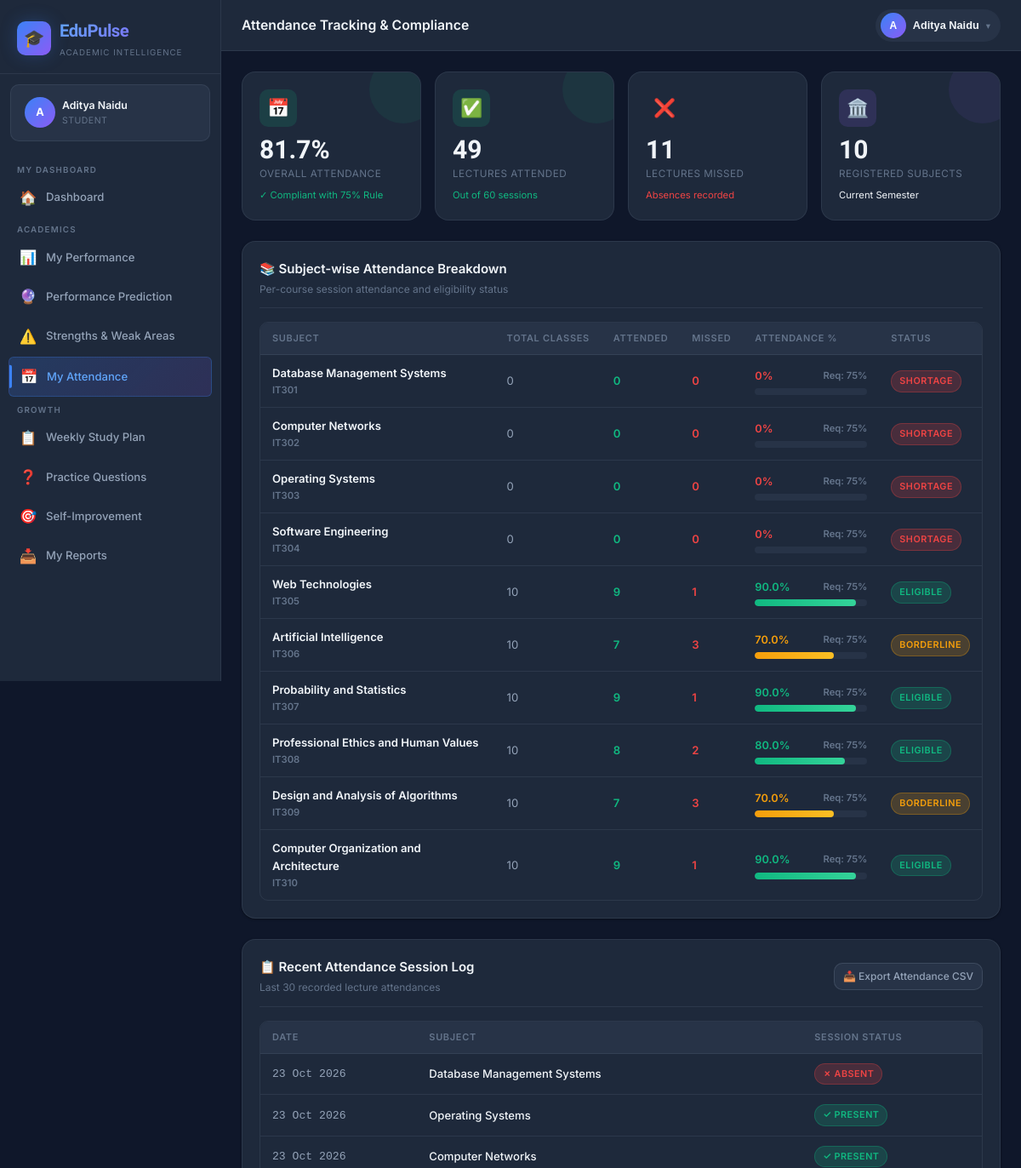
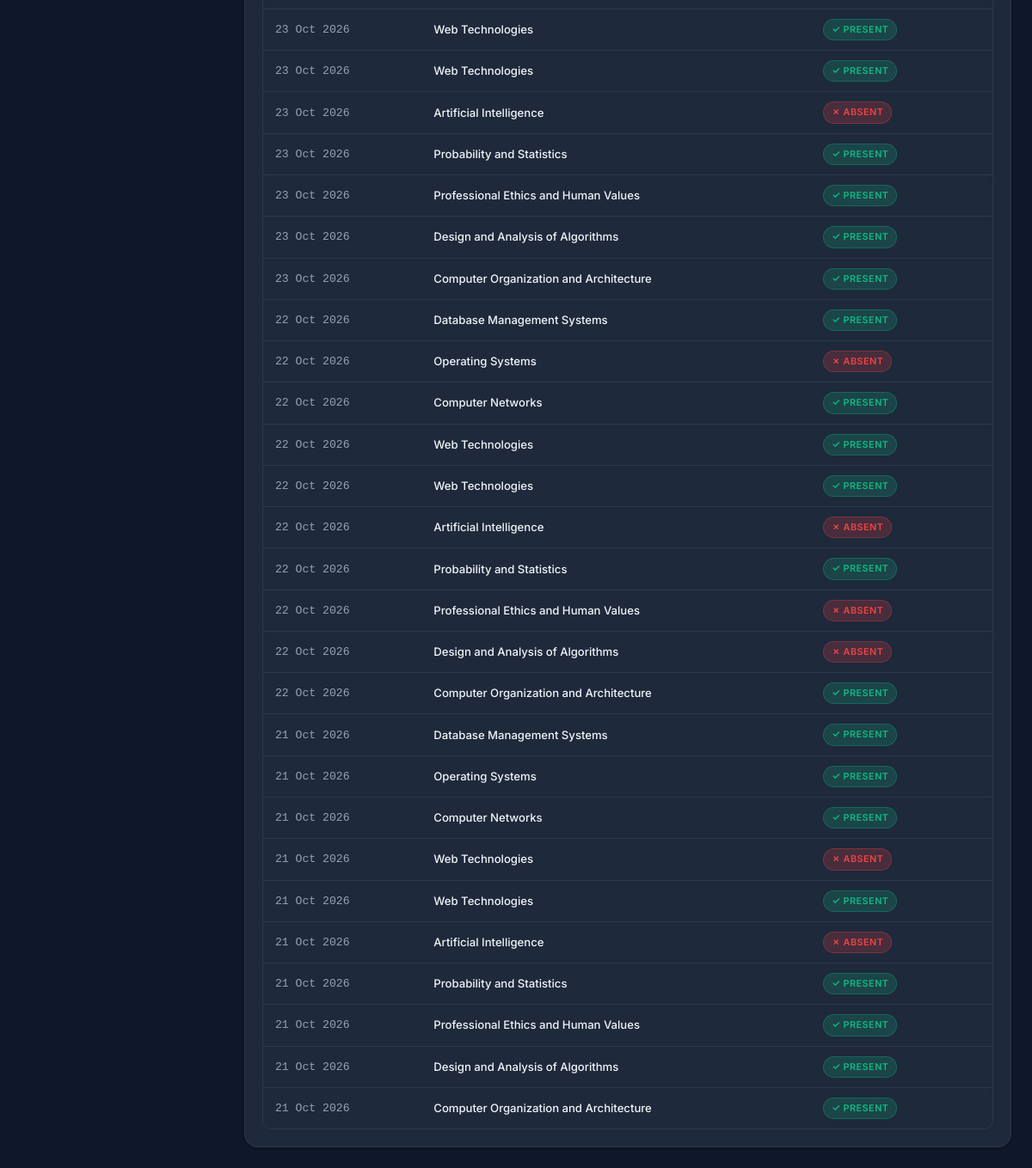
The app's page /student/attendance (signed in) with its own data (2 pictures, top to bottom).
### models.py (models this page shows, shortened)
class Student(db.Model):
    __tablename__ = 'students'
    id = db.Column(db.Integer, primary_key=True)
    user_id = db.Column(db.Integer, db.ForeignKey('users.id'), unique=True, nullable=False)
    roll_number = db.Column(db.String(50), unique=True, nullable=False)
    name = db.Column(db.String(100), nullable=False)
    email = db.Column(db.String(120))
    phone = db.Column(db.String(20))
    department_id = db.Column(db.Integer, db.ForeignKey('departments.id'), nullable=False)
    section_id = db.Column(db.Integer, db.ForeignKey('sections.id'))
    academic_year_id = db.Column(db.Integer, db.ForeignKey('academic_years.id'))
    current_semester = db.Column(db.Integer, default=1)
    date_of_birth = db.Column(db.Date)
    gender = db.Column(db.String(10))
    is_active = db.Column(db.Boolean, default=True)
    enrolled_at = db.Column(db.DateTime, default=datetime.utcnow)
    academic_year = db.relationship('AcademicYear', backref='students')
    marks = db.relationship('Mark', backref='student', lazy=True)
    attendance_records = db.relationship('AttendanceRecord', backref='student', lazy=True)
    tasks = db.relationship('StudentTask', backref='student', lazy=True)
    goals = db.relationship('StudentGoal', backref='student', lazy=True)
    question_attempts = db.relationship('QuestionAttempt', backref='student', lazy=True)

class User(UserMixin, db.Model):
    __tablename__ = 'users'
    id = db.Column(db.Integer, primary_key=True)
    unique_id = db.Column(db.String(50), unique=True, nullable=False)
    password_hash = db.Column(db.String(256), nullable=False)
    role = db.Column(db.String(20), nullable=False)  # 'admin', 'faculty', 'student'
    is_active = db.Column(db.Boolean, default=True)
    last_login = db.Column(db.DateTime)
    created_at = db.Column(db.DateTime, default=datetime.utcnow)
    student = db.relationship('Student', backref='user', uselist=False, lazy=True)
    faculty = db.relationship('Faculty', backref='user', uselist=False, lazy=True)
    admin = db.relationship('Admin', backref='user', uselist=False, lazy=True)

class Subject(db.Model):
    __tablename__ = 'subjects'
    id = db.Column(db.Integer, primary_key=True)
    code = db.Column(db.String(20), nullable=False)
    name = db.Column(db.String(100), nullable=False)
    department_id = db.Column(db.Integer, db.ForeignKey('departments.id'), nullable=False)
    semester = db.Column(db.Integer, nullable=False)
    credits = db.Column(db.Integer, default=3)
    subject_type = db.Column(db.String(20), default='theory')  # theory, lab, project
    is_active = db.Column(db.Boolean, default=True)
    examinations = db.relationship('Examination', backref='subject', lazy=True)
    marks = db.relationship('Mark', backref='subject', lazy=True)
    attendance_records = db.relationship('AttendanceRecord', backref='subject', lazy=True)
    questions = db.relationship('Question', backref='subject', lazy=True)
    __table_args__ = (db.UniqueConstraint('code', 'department_id', 'semester', name='uq_subject_dept_sem'),)

### routes/student.py (the view)
@student_bp.route('/attendance')
@student_required
def attendance():
    stu = get_current_student()
    if not stu:
        return redirect(url_for('auth.login'))
    subjects = Subject.query.filter_by(department_id=stu.department_id,
                                       semester=stu.current_semester).all()
    if not subjects:
        subjects = Subject.query.filter_by(department_id=stu.department_id).all()
    subject_att = []
    total_classes_all = 0
    attended_classes_all = 0
    for subj in subjects:
        records = AttendanceRecord.query.filter_by(student_id=stu.id, subject_id=subj.id).all()
        agg = StudentAggregateAttendance.query.filter_by(student_id=stu.id, subject_id=subj.id).first()
        if records:
            total = len(records)
            present = sum(1 for r in records if r.status == 'present')
            pct = round(present / total * 100, 1) if total > 0 else 0
        elif agg:
            total = agg.total_classes
            present = agg.attended_classes
            pct = agg.attendance_percentage or (round(present / total * 100, 1) if total > 0 else 0)
        else:
            total = 0
            present = 0
            pct = 0
        total_classes_all += total
        attended_classes_all += present
        subject_att.append({
            'subject': subj,
            'total': total,
            'present': present,
            'absent': total - present,
            'pct': pct,
            'status': 'good' if pct >= 75 else ('warning' if pct >= 60 else 'danger')
        })
    overall_pct = round(attended_classes_all / total_classes_all * 100, 1) if total_classes_all > 0 else 0
    recent_records = AttendanceRecord.query.filter_by(student_id=stu.id).order_by(
        AttendanceRecord.date.desc()).limit(30).all()
    return render_template('student/attendance.html',
                           student=stu,
                           subject_att=subject_att,
                           recent_records=recent_records,
                           overall_pct=overall_pct,
                           overall_present=attended_classes_all,
                           overall_total=total_classes_all)

### routes/student.py (called while the page is built)
def student_required(f):
    @wraps(f)
    def decorated(*args, **kwargs):
        if not current_user.is_authenticated or current_user.role != 'student':
            flash('Student access required.', 'danger')
            return redirect(url_for('auth.login'))
        return f(*args, **kwargs)
    return login_required(decorated)

def get_current_student():
    return Student.query.filter_by(user_id=current_user.id).first()

### templates/student/attendance.html (shortened to what this page needs)
{% extends 'base.html' %}
{% from 'macros/nav.html' import student_nav %}
{% block page_title %}Attendance Tracking & Compliance{% endblock %}
{% block nav %}{{ student_nav() }}{% endblock %}
{% block content %}
<div class="stat-grid">
  <div class="stat-card {{ 'green' if overall_pct >= 75 else ('orange' if overall_pct >= 65 else 'red') }}">
    <div class="stat-icon {{ 'green' if overall_pct >= 75 else ('orange' if overall_pct >= 65 else 'red') }}">📅</div>
    <div class="stat-value">{{ overall_pct }}%</div>
    <div class="stat-label">Overall Attendance</div>
    <div class="stat-change {{ 'positive' if overall_pct >= 75 else 'negative' }}">
      {{ '✓ Compliant with 75% Rule' if overall_pct >= 75 else '⚠️ Shortage Warning' }}
    </div>
  </div>
  <div class="stat-card green">
    <div class="stat-icon green">✅</div>
    <div class="stat-value">{{ overall_present }}</div>
    <div class="stat-label">Lectures Attended</div>
    <div class="stat-change positive">Out of {{ overall_total }} sessions</div>
  </div>
  <div class="stat-card red">
    <div class="stat-icon red">❌</div>
    <div class="stat-value">{{ overall_total - overall_present }}</div>
    <div class="stat-label">Lectures Missed</div>
    <div class="stat-change negative">Absences recorded</div>
  </div>
  <div class="stat-card purple">
    <div class="stat-icon purple">🏛️</div>
    <div class="stat-value">{{ subject_att|length }}</div>
    <div class="stat-label">Registered Subjects</div>
    <div class="stat-change neutral">Current Semester</div>
  </div>
</div>
<div class="card" style="margin-bottom:24px;">
  <div class="card-header">
    <div>
      <div class="card-title">📚 Subject-wise Attendance Breakdown</div>
      <div class="card-subtitle">Per-course session attendance and eligibility status</div>
    </div>
  </div>
  {% if subject_att %}
  <div class="table-responsive">
    <table class="table">
      <thead>
        <tr>
          <th>Subject</th>
          <th>Total Classes</th>
          <th>Attended</th>
          <th>Missed</th>
          <th>Attendance %</th>
          <th>Status</th>
        </tr>
      </thead>
      <tbody>
        {% for s in subject_att %}
        <tr>
          <td style="font-weight:600; color:var(--text-primary);">
            {{ s.subject.name }}
            <div class="text-xs text-muted">{{ s.subject.code }}</div>
          </td>
          <td>{{ s.total }}</td>
          <td style="color:var(--accent-green); font-weight:600;">{{ s.present }}</td>
          <td style="color:var(--accent-red); font-weight:600;">{{ s.absent }}</td>
          <td style="min-width:160px;">
            <div style="display:flex; justify-content:space-between; margin-bottom:4px; font-weight:600; font-size:0.85rem;">
              <span class="{{ 'grade-a' if s.pct >= 75 else ('grade-c' if s.pct >= 65 else 'grade-f') }}">{{ s.pct }}%</span>
              <span class="text-xs text-muted">Req: 75%</span>
            </div>
            <div class="progress-bar-wrapper">
              <div class="progress-bar {{ 'green' if s.pct >= 75 else ('orange' if s.pct >= 65 else 'red') }}" style="width:{{ s.pct | round(0) | int }}%;"></div>
            </div>
          </td>
          <td>
            <span class="badge {{ 'badge-success' if s.status == 'good' else ('badge-warning' if s.status == 'warning' else 'badge-danger') }}">
              {{ 'Eligible' if s.status == 'good' else ('Borderline' if s.status == 'warning' else 'Shortage') }}
            </span>
          </td>
        </tr>
        {% endfor %}
      </tbody>
    </table>
  </div>
  {% else %}
  <div class="empty-state">
    <div class="empty-icon">📅</div>
    <div class="empty-title">No subject attendance recorded</div>
    <div class="empty-text">Attendance rolls will populate as teachers conduct class sessions.</div>
  </div>
  {% endif %}
</div>
<div class="card">
  <div class="card-header">
    <div>
      <div class="card-title">📋 Recent Attendance Session Log</div>
      <div class="card-subtitle">Last 30 recorded lecture attendances</div>
    </div>
    <a href="{{ url_for('student.download_attendance') }}" class="btn btn-secondary btn-sm">
      📥 Export Attendance CSV
    </a>
  </div>
  {% if recent_records %}
  <div class="table-responsive">
    <table class="table">
      <thead>
        <tr>
          <th>Date</th>
          <th>Subject</th>
          <th>Session Status</th>
        </tr>
      </thead>
      <tbody>
        {% for r in recent_records %}
        <tr>
          <td style="font-family:monospace; color:var(--text-secondary);">
            {{ r.date.strftime('%d %b %Y') if r.date else '—' }}
          </td>
          <td style="font-weight:500; color:var(--text-primary);">
            {{ r.subject.name if r.subject else 'Class Session' }}
          </td>
          <td>
            <span class="badge {{ 'badge-success' if r.status == 'present' else 'badge-danger' }}">
              {{ '✓ Present' if r.status == 'present' else '✗ Absent' }}
            </span>
          </td>
        </tr>
        {% endfor %}
      </tbody>
    </table>
  </div>
  {% else %}
  <div class="empty-state">
    <div class="empty-icon">📋</div>
    <div class="empty-title">No attendance sessions logged yet</div>
  </div>
  {% endif %}
</div>
{% endblock %}

### templates/base.html (shortened to what this page needs)
<!DOCTYPE html>
<html lang="en">
<head>
  <link rel="stylesheet" href="{{ url_for('static', filename='css/style.css') }}">
</head>
<body class="{{ 'role-' + current_user.role if current_user.is_authenticated else '' }}">
{% if current_user.is_authenticated %}
<div class="app-wrapper">
  <aside class="sidebar" id="sidebar">
    <div class="sidebar-brand">
      <a href="{{ url_for(current_user.role + '.dashboard') }}" class="brand-logo" style="text-decoration:none;">
        <div class="brand-icon">🎓</div>
        <div>
          <div class="brand-name">EduPulse</div>
          <div class="brand-tagline">Academic Intelligence</div>
        </div>
      </a>
    </div>
    {% if current_user.role == 'admin' and current_user.admin %}
    {% set display_name = current_user.admin.name %}
    {% elif current_user.role == 'faculty' and current_user.faculty %}
    {% set display_name = current_user.faculty.name %}
    {% elif current_user.role == 'student' and current_user.student %}
    {% set display_name = current_user.student.name %}
    {% else %}
    {% set display_name = current_user.unique_id %}
    {% endif %}
    <div class="sidebar-user flex items-center gap-2">
      <div class="user-avatar">{{ display_name[0] if display_name else '?' }}</div>
      <div class="user-info">
        <div class="user-name">{{ display_name }}</div>
        <div class="user-role">{{ current_user.role | capitalize }}</div>
      </div>
    </div>
    <nav class="sidebar-nav">
      {% block nav %}{% endblock %}
    </nav>
  </aside>
  <div class="main-content">
    <header class="topbar">
      <div class="topbar-left">
        <div>
          <div class="page-title">{% block page_title %}Dashboard{% endblock %}</div>
        </div>
      </div>
      <div class="topbar-right" style="display:flex; align-items:center; gap:12px;">
        <div class="profile-dropdown-wrapper" style="position:relative;">
          <button type="button" class="profile-btn" onclick="toggleProfileMenu(event)" id="profileBtn" style="display:flex; align-items:center; gap:8px; background:var(--bg-elevated); border:1px solid var(--border-color); border-radius:999px; padding:4px 12px 4px 6px; cursor:pointer; color:var(--text-primary);">
            <div class="user-avatar" style="width:30px; height:30px; font-size:0.8rem; border-radius:50%; background:linear-gradient(135deg, var(--brand-500), var(--accent-purple)); display:flex; align-items:center; justify-content:center; color:#fff; font-weight:700;">{{ display_name[0] if display_name else '?' }}</div>
            <span style="font-size:0.85rem; font-weight:600; max-width:120px; overflow:hidden; text-overflow:ellipsis; white-space:nowrap;">{{ display_name }}</span>
            <span style="font-size:0.7rem; color:var(--text-muted);">▾</span>
          </button>
        </div>
      </div>
    </header>
    <main class="page-content">
      {% block content %}{% endblock %}
    </main>
  </div>
</div>
{% else %}
{% block auth_content %}{% endblock %}
{% endif %}
</body>
</html>

### records on screen
Student: name "A", name "Aditya Naidu"
User: role "STUDENT", is_active True (drawn)
Subject: subject.name "Database Management Systems", subject.code "IT301"
Subject: subject.name "Computer Networks", subject.code "IT302"
Subject: subject.name "Operating Systems", subject.code "IT303"
Subject: subject.name "Software Engineering", subject.code "IT304"
Subject: subject.name "Web Technologies", subject.code "IT305", subject "Web Technologies" "Web Technologies" "Web Technologies"
Subject: subject.name "Artificial Intelligence", subject.code "IT306", subject "Artificial Intelligence" "Artificial Intelligence" "Artificial Intelligence"
Subject: subject.name "Probability and Statistics", subject.code "IT307", subject "Probability and Statistics" "Probability and Statistics" "Probability and Statistics"
Subject: subject.name "Professional Ethics and Human Values", subject.code "IT308", subject "Professional Ethics and Human Values" "Professional Ethics and Human Values" "Professional Ethics and Human Values"
Subject: subject.name "Design and Analysis of Algorithms", subject.code "IT309", subject "Design and Analysis of Algorithms" "Design and Analysis of Algorithms" "Design and Analysis of Algorithms"
Subject: subject.name "Computer Organization and Architecture", subject.code "IT310", subject "Computer Organization and Architecture" "Computer Organization and Architecture" "Computer Organization and Architecture"
Subject: subject "Database Management Systems" "Database Management Systems" "Database Management Systems"
Subject: subject "Operating Systems" "Operating Systems" "Operating Systems"
Subject: subject "Computer Networks" "Computer Networks" "Computer Networks"
Subject: subject "Web Technologies" "Web Technologies" "Web Technologies"

### other values on screen
{{ overall_pct }} "81.7"
{{ overall_present }} "49"
{{ overall_total }} "60"
{{ overall_total - overall_present }} "11"
{{ subject_att|length }} "10"
{{ s.total }} "0" "0" "0" "0" "10" "10" "10" "10" "10" "10"
{{ s.present }} "0" "0" "0" "0" "9" "7" "9" "8" "7" "9"
{{ s.absent }} "0" "0" "0" "0" "1" "3" "1" "2" "3" "1"
{{ s.pct }} "0" "0" "0" "0" "90.0" "70.0" "90.0" "80.0" "70.0" "90.0"
{{ r.date.strftime('%d %b %Y') if r.date else '—' }} "23 Oct 2026" "23 Oct 2026" "23 Oct 2026" "23 Oct 2026" "23 Oct 2026" "23 Oct 2026" "23 Oct 2026" "23 Oct 2026" "23 Oct 2026" "23 Oct 2026" "22 Oct 2026" "22 Oct 2026" "22 Oct 2026" "22 Oct 2026" "22 Oct 2026" "22 Oct 2026" "22 Oct 2026" "22 Oct 2026" "22 Oct 2026" "22 Oct 2026" "21 Oct 2026" "21 Oct 2026" "21 Oct 2026" "21 Oct 2026" "21 Oct 2026" "21 Oct 2026" "21 Oct 2026" "21 Oct 2026" "21 Oct 2026" "21 Oct 2026"
{{ '✓ Present' if r.status == 'present' else '✗ Absent' }} "✗ ABSENT" "✓ PRESENT" "✓ PRESENT" "✓ PRESENT" "✓ PRESENT" "✗ ABSENT" "✓ PRESENT" "✓ PRESENT" "✓ PRESENT" "✓ PRESENT" "✓ PRESENT" "✗ ABSENT" "✓ PRESENT" "✓ PRESENT" "✓ PRESENT" "✗ ABSENT" "✓ PRESENT" "✗ ABSENT" "✗ ABSENT" "✓ PRESENT" "✓ PRESENT" "✓ PRESENT" "✓ PRESENT" "✗ ABSENT" "✓ PRESENT" "✗ ABSENT" "✓ PRESENT" "✓ PRESENT" "✓ PRESENT" "✓ PRESENT"
